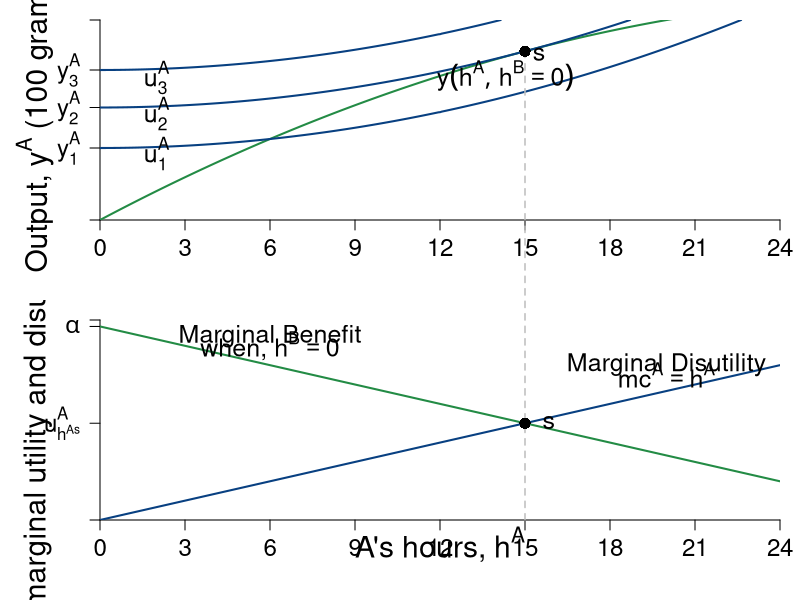

Write R code to recreate this figure.
require(shape)
pdf(file = "coordination_failures/mb_mc_hours_base.pdf", width = 9, height = 12)

#Set parameters for graphics
pointsize <- 1.8
axislabelsize <- 1.8
labelsize <- 1.5
namesize <- 1.8
annotatesize <- 1.5
graphlinewidth <- 2
segmentlinewidth <- 1.5

COL <- c("#7fc97f", "#beaed4", "#fdc086", "#ffff99", "#386cb0", "#f0027f", "#bf5b17", "#666666")
COLA <- c("#99d8c9","#66c2a4","#41ae76", "#238b45", "#005824")
COLB <- c("#4eb3d3", "#2b8cbe", "#0868ac","#084081")


#Need to create a stacked graph and 
#use the option mfrow = c(2,1) for that
par(mar =  c(4, 5, 1, 1), mfrow = c(2,1))

indiffA <- function(ea, uA = 46.08) {
  uA + (1/2)*(ea)^2
}

output <- function(ea, eb = 12, alpha = 30, beta = 1/2){
  (alpha - beta*(ea+eb))*ea
}

uA <- function(ea, ya = output) {
  ya - 0.5*(ea)^2
}

mrsA <- function(ea){
  ea
}

slopeline <- function(ea, yint = 0.5, slope = 2){
  yint + slope*ea
}


xlims <- c(0, 24)
ylims <- c(0, 400)

npts <- 501 
x <- seq(xlims[1], xlims[2], length.out = npts)
y <- seq(ylims[1], ylims[2], length.out = npts) 
a <- c(uA(ea = 12, output(ea = 12, eb = 12)), uA(ea = 15, output(ea = 15, eb = 0)), 300)

plot(0, 0, xlim = xlims, ylim = ylims, type = "n",
     xlab = expression(paste("")),
     ylab = expression(paste("")), 
     xaxt = "n", 
     yaxt = "n", 
     cex.lab = axislabelsize, 
     bty = "n",
     xaxs="i", 
     yaxs="i")

# ticksy <- seq(from = 0, to = ylims[2], by = 2)
# ylabels <- seq(from = 0, to = ylims[2], by = 2)
ticksx <- seq(from = 0, to = xlims[2], by = 3)
xlabels <- seq(from = 0, to = xlims[2], by = 3)
ticksy <- c(0, 144, 225, 300, ylims[2])
ylabels <- c(NA, expression(paste(y[1]^A)), expression(paste(y[2]^A)), expression(paste(y[3]^A)), NA)
# ticksx <- c(0, 6.9, 12, 9.6, 16, 24, 26)
# xlabels <- c(NA, expression(paste(e^A,"*")), expression(paste(1/2*beta)), expression(paste(e^{AN})), expression(paste(alpha)), expression(paste(1/beta)), NA)

axis(1, at = ticksx, pos = 0, labels = xlabels, cex.axis= labelsize - 0.05)
axis(2, at = ticksy, pos = 0, labels = ylabels, las = 1, cex.axis= labelsize - 0.05)

npts <- 500 
xx1 <- seq(xlims[1], xlims[2], length.out = npts)

lines(xx1, output(xx1, eb = 0), col = COLA[4], lwd = graphlinewidth)
#lines(xx1, output(xx1, eb = 12), col = COLA[4], lwd = graphlinewidth)

contour(x, y,
        outer(x, y, uA),
        drawlabels = FALSE,
        col = COLB[4],
        lwd = graphlinewidth,
        levels = a,
        xaxs="i",
        yaxs="i",
        add = TRUE)

# segments(12, 300, 12, -300, lty = 2, col = "gray", lwd = segmentlinewidth, xpd = 350)
segments(15, output(ea = 15, eb = 0), 15, -300, lty = 2, col = "gray", lwd = segmentlinewidth, xpd = 350)

# segments(2, 0, 2, ylims[2], lty = 2, col = "gray" , lwd = segmentlinewidth)
# segments(6, 0, 6, ylims[2], lty = 2, col = "gray" , lwd = segmentlinewidth)

#Axis labels
#mtext(expression(paste("A's hours, ", h^A)), side=1, line = 3.2, cex = axislabelsize)
#text(0.5*xlims[2], -40, expression(paste("A's hours, ", h^A)), xpd = TRUE, cex = axislabelsize)
text(-2.3, 0.5*ylims[2], expression(paste("Output, ", y^A," (100 grams)")), xpd = TRUE, cex = axislabelsize, srt = 90)

# text(-0.9, 0.5*ylims[2], expression(paste("Output, ", y^A)), xpd = TRUE, cex = axislabelsize, srt = 90)
# text(5, 12, expression(paste("slope", phantom()==h^A, phantom() == 2)), cex = annotatesize)
# Arrows(3.6, 12, 2.4, 12, col = "black", lty = 1, lwd = 2, arr.type = "triangle", arr.lwd = 0.5)
# text(9, 28, expression(paste("slope", phantom()==h^A, phantom() == 6)), cex = annotatesize)
# Arrows(7.6, 28, 6.4, 28, col = "black", lty = 1, lwd = 2, arr.type = "triangle", arr.lwd = 0.5)

#Label the iso-welfare functions for the HG, Aisha
text(2, 133, expression(u[1]^A), cex = annotatesize)
text(2, 213, expression(u[2]^A), cex = annotatesize)
text(2, 285, expression(u[3]^A), cex = annotatesize)

# points(12, output(ea = 12), pch = 16, col = "black", cex = 1.5)
# text(12 + 0.5, output(ea = 12) - 6, expression(paste(n)), cex = annotatesize)

points(15, output(ea = 15, eb = 0), pch = 16, col = "black", cex = 1.5)
text(15 + 0.5, output(ea = 15, eb = 0) - 6, expression(paste(s)), cex = annotatesize)


text(14.3, 288, expression(paste(y(h^A, h^B == 0))), cex = annotatesize)
# text(19.8, 260, expression(paste(y(h^A, h^B >0))), cex = annotatesize)

MBenefit <- function(ea, eb = 12, alpha = 30, beta = 1/2) {
  (alpha - beta*eb - 2*beta*ea)
}

MCost <- function(ea, slope = 1, intercept = 0){
  slope*ea
}


xlims <- c(0, 24)
ylims <- c(0, 31)

npts <- 501 
x <- seq(xlims[1], xlims[2], length.out = npts)
y <- seq(ylims[1], ylims[2], length.out = npts) 

plot(0, 0, xlim = xlims, ylim = ylims, type = "n",
     xlab = expression(paste("")),
     ylab = expression(paste("")), 
     xaxt = "n", 
     yaxt = "n", 
     cex.lab = axislabelsize, 
     bty = "n",
     xaxs="i", 
     yaxs="i")

# ticksy <- seq(from = 0, to = ylims[2], by = 2)
# ylabels <- seq(from = 0, to = ylims[2], by = 2)
# ticksx <- seq(from = 0, to = xlims[2], by = 2)
# xlabels <- seq(from = 0, to = xlims[2], by = 2)
ticksy <- c(0, MBenefit(15, eb = 0), 30, ylims[2])
ylabels <- c(NA, expression(paste(u[h^As]^A)), expression(paste(alpha)), NA)
# ticksx <- c(0, 12, 15, 24, 30, xlims[2])
# xlabels <- c(0, 12, 15, 24, 30, xlims[2])
ticksx <- seq(xlims[1], xlims[2], 3)
xlabels <- seq(xlims[1], xlims[2], 3)
#xlabels <- c(NA, expression(paste(h[1]^A)), expression(paste(h[2]^A)), expression(paste(frac(alpha - beta*h^b,2*beta) )), expression(paste(frac(alpha,2*beta) )), NA)

axis(1, at = ticksx, pos = 0, labels = xlabels ,las = 1, cex.axis = labelsize - 0.05)
axis(2, at = ticksy, pos = 0, labels = ylabels, las = 1, cex.axis = labelsize - 0.05)
#text(x = c(0, 12, 15, 24, 30, xlims[2]), par("usr")[3] - 0.4, labels = xlabels, srt = 0, pos = 1, xpd = TRUE, cex = labelsize - 0.05)

#mtext(expression(paste("Aram's hours, ", h^A)), side=1, line = 4, cex = axislabelsize)
text(0.5*xlims[2], -3.8, expression(paste("A's hours, ", h^A)), xpd = TRUE, cex = axislabelsize)
text(-2.3, 0.5*ylims[2], expression(paste("A's marginal utility and disutility, ", u[h^A]^A)), xpd = TRUE, cex = axislabelsize, srt = 90) 

npts <- 500 
xx1 <- seq(xlims[1], xlims[2], length.out = npts)
xx2 <- seq(4, 8, length.out = npts)

#lines(xx1, MBenefit(xx1, eb = 12), col = COLA[4], lwd = graphlinewidth)
lines(xx1, MBenefit(xx1, eb = 0), col = COLA[4], lwd = graphlinewidth)
lines(xx1, MCost(xx1), col = COLB[4], lwd = graphlinewidth)

#For NE hours = 12
# segments(0, 12, 12, 12, lty = 2, col =  "gray", lwd = segmentlinewidth)
# segments(12, 0, 12, 300, lty = 2, col = "gray", lwd = segmentlinewidth, xpd = 350)
segments(15, 0, 15, 300, lty = 2, col = "gray", lwd = segmentlinewidth, xpd = 350)


#segments(0, 12, 300, 12, lty = 2, col =  "gray", lwd = segmentlinewidth, xpd = TRUE)

#For P-efficient hours = 10
#segments(0, MBenefit(15, eb = 0), 15, MBenefit(15, eb = 0), lty = 2, col = "gray" , lwd = segmentlinewidth)
#segments(15, 0, 15, MBenefit(15, eb = 0),  lty = 2, col = "gray" , lwd = segmentlinewidth)


text(6, 28.5, expression(paste("Marginal Benefit")), cex = labelsize)
text(6, 27, expression(paste("when, ", h^B== 0 )), cex = labelsize)
#text(8, 26.5, expression(paste("Marginal Benefit")), cex = labelsize)
#text(8, 25, expression(paste("when, ", h^B== 0 )), cex = labelsize)
#text(11.5, 24.3, expression(paste(mb^A== alpha - 2*beta*h^A )), cex = labelsize)
#text(11.5, 22.5, expression(paste("when, ", h^B== 0 )), cex = labelsize)

# text(6, 14.5, expression(paste("Marginal Benefit ")), cex = labelsize)
# text(6, 13, expression(paste("when, ", h^B > 0 )), cex = labelsize)
#text(5.5, 15.5, expression(paste("Marginal Benefit ")), cex = labelsize)
#text(5.5, 14, expression(paste("when, ", h^B > 0 )), cex = labelsize)
#text(24.5, 13.5, expression(paste(mb^A == alpha - beta*h^B - 2*beta*h^A)), cex = labelsize)
#text(24.5, 12, expression(paste("when, ", h^B > 0 )), cex = labelsize)
#Arrows(21.5, 12.5, 17, 8, col = "black", lty = 1, lwd = 2, arr.type = "triangle", arr.lwd = 0.5)


text(20, 24, expression(paste("Marginal Disutility")), cex = labelsize)
text(20, 22.5, expression(paste(mc^A == h^A)), cex = labelsize)


# points(12, 12, pch = 16, col = "black", cex = 1.5)
# text(12 + 0.85, 12.1, expression(paste(n)), cex = labelsize)

points(15, 15, pch = 16, col = "black", cex = 1.5)
text(15 + 0.85, 15.1, expression(paste(s)), cex = labelsize)

dev.off()
